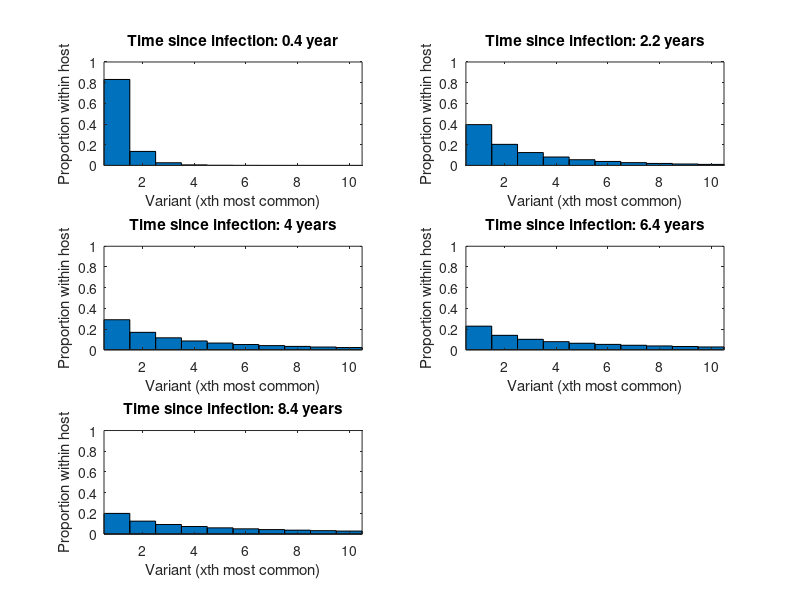

MATLAB code to generate this figure: (Note: this script raises an error after producing the figure.)
clc
clear all
close all

%% This code accompanies the manuscript entitled "Link between the number of virus
%% particles and variants founding new HIV-1 infections depends on the timing of transmission"
%% by Thompson et al. For further information about the paper or this code, please email
%% robin.thompson@chch.ox.ac.uk

%% We request that users cite the original publication when referring to this code or
%% any results generated from it.

%% The intention of this code is not to replicate every figure in the original publication,
%% but is instead to allow readers to experiment with the behaviour of the model under different parameter
%% values. However, by changing the parameter values to match those at each point in the paper, a
%% number of the results in the publication above can be straightforwardly reproduced.


% Please note - this code may take some time to run

% First, we plot the distribution of variants in donors for different times since the
% donor became infected. For default parameters, these are the distributions shown in
% the left column of Fig. 3 of the publication.

maxnvariants = 56;
timesToShow = [0.4 2.2 4 6.4 8.4];
nTimes = length(timesToShow);

variantsByTime = zeros(maxnvariants, nTimes);

for tVal = 1:nTimes
    for str = 1:maxnvariants
        variantsByTime(str, tVal) = gampdf(str, 0.417, timesToShow(tVal)/0.563);
    end
    variantsByTime(:,tVal) = variantsByTime(:,tVal)./sum(variantsByTime(:,tVal));
end

for i = 1:length(timesToShow)
    subplot(3,2,i)
    bar([1:maxnvariants], variantsByTime(:,i), 'barWidth', 1)
    xlim([0.5 10.5])
    ylim([0 1])
    if i == 1
        title([strcat({'Time since infection:'}, {' '}, {num2str(timesToShow(i))}, {' '}, {'year'})])
    else
        title([strcat({'Time since infection:'}, {' '}, {num2str(timesToShow(i))}, {' '}, {'years'})])
    end
    ylabel('Proportion within host')
    xlabel('Variant (xth most common)')
end
figtitleRT('Proportion of each variant in donors (cf Fig 3 of our publication)','fontweight','bold');


% Now we characterise the number of particles available for transmission
% within donors in the population.

% First calculate the proportion of donors with each SPVL in the population

ncVals = [10^2 10^2.5 10^3 10^3.5 10^4 10^4.5 10^5 10^5.5 10^6 10^6.5 10^7]; % The different SPVLs of donors
kappa = 1;
alpha = -3.55;
sigma = 0.78/(sqrt(1 - ((2*alpha^2)/(pi*(1 + alpha^2)))));
mu = 4.74 - (2*sigma*alpha)/(sqrt(2*pi*(1 + alpha^2)));

for i = 1:length(ncVals)
    ncVals(i) = round(ncVals(i));
end

Dmax = 25.4;
Dfifty = 3058;
Dk = 0.41;

g = zeros(length(ncVals), 1);
tauc = zeros(length(ncVals), 1);

for j = 1:length(ncVals)
    nc = ncVals(j);
    g(j) = (2/sigma)*normpdf((log10(ncVals(j)) - mu)/sigma)*normcdf(alpha*(log10(ncVals(j)) - mu)/sigma);
    tauc(j) = Dmax*(Dfifty^Dk)/(nc^Dk + (Dfifty^Dk));
end

taup = 0.24;
taua = 0.75;

g = g./sum(g);

% Now scale the distribution of donors with each SPVL, g(V), by the infectious periods
% of the donors, since the expressions in Fraser et al. (2007) represent numbers of individuals of
% each viral load at seroconversion, rather than absolute numbers of individuals in the population

numIndividualTypes = length(g);
totalOfTimeVals = 0;
for i = 1:numIndividualTypes
    totalOfTimeVals = totalOfTimeVals + taup + tauc(i) + taua;
end

for i = 1:numIndividualTypes
    g(i) = g(i)*(taup + tauc(i) + taua)/totalOfTimeVals;
end

g = g./sum(g);

% Plot the proportion of donors of each SPVL (on a log scale) in the population
figure(2)
subplot(1,3,1)
bar(log10(ncVals), g)
ax = gca;
xtickPreCalc = [log10(ncVals(1)): ((log10(ncVals(length(ncVals))) - log10(ncVals(1)))/5): log10(ncVals(length(ncVals)))];
xtick = zeros(length(xtickPreCalc),1);
for i = 1:length(xtickPreCalc)
    xtick(i) = 10^xtickPreCalc(i);
end
ax.XTick = xtickPreCalc;
ax.XTickLabel = xtick;
xlim([1.5 7.5])
sum(g)
box off
title('Proportion of donors with each SPVL')
xlabel('SPVL')
ylabel('Proportion')

% Plot the length of chronic infection for donors of each SPVL (on a log scale) in the population
figure(2)
subplot(1,3,2)
bar(log10(ncVals), tauc)
ax = gca;
xtickPreCalc = [log10(ncVals(1)): ((log10(ncVals(length(ncVals))) - log10(ncVals(1)))/5): log10(ncVals(length(ncVals)))];
xtick = zeros(length(xtickPreCalc),1);
for i = 1:length(xtickPreCalc)
    xtick(i) = 10^xtickPreCalc(i);
end
ax.XTick = xtickPreCalc;
ax.XTickLabel = xtick;
xlim([1.5 7.5])
sum(g)
box off
title('Length of chronic infection for each SPVL')
xlabel('SPVL')
ylabel('Length of chronic infection (years)')

% Now plot viral load profiles (the number of particles available for transmission
% in donors as a function of time since infection)
Vp = 87173000;
Va = 24004000;

np = round(kappa*Vp);
na = round(kappa*Va);
maxInfectiousPeriod = taup + max(tauc)+ taua;
timestep = 0.1;

figure(2)
subplot(1,3,3)
iValsHere = [2:2:10];
logSPVLsHere = log10(ncVals(iValsHere));
x = colormap(hsv(10));
y = [];

for i = 1:length(logSPVLsHere)
    if i == 2
        y(i) = plot([0 taup], [log10(np) log10(np)], 'Color', 'k');
    else
        y(i) = plot([0 taup], [log10(np) log10(np)], 'Color', x(i,:));
    end
    hold on
    plot([taup taup], [log10(np) logSPVLsHere(i)], 'Color', x(i,:))
    hold on
    plot([taup (taup + tauc(iValsHere(i)))], [logSPVLsHere(i) logSPVLsHere(i)], 'Color', x(i,:))
    hold on
    plot([(taup + tauc(iValsHere(i))) (taup + tauc(iValsHere(i)))], [logSPVLsHere(i) log10(na)], 'Color', x(i,:))
    hold on
    plot([(taup + tauc(iValsHere(i))) (taup + tauc(iValsHere(i)) + taua)], [log10(na) log10(na)], 'Color', x(i,:))
    hold on
    plot([(taup + tauc(iValsHere(i)) + taua) (taup + tauc(iValsHere(i)) + taua)], [log10(na) -5000], 'Color', x(i,:))
    hold on
    plot([(taup + tauc(iValsHere(i)) + taua) (taup + max(tauc) + taua)], [-5000 -5000], 'Color', x(i,:))
end
ylim([1 8])
xlabel('Time since infection (years)')
ylabel('log(Viral load)')
title('Viral load profiles of donors in the population')
figtitleRT('Characterising the number of particles available for transmission in donors (cf Fig 2 of our publication)','fontweight','bold');


% Now we examine various population-scale quantities

p =  4.715*1e-8;  % Probablility of transmission per particle
f = 0.029;  % Fraction of the time when transmission possible

% First, the probability of transmitting n particles vs n

probNoTransmissionPerSexAct = 0;
for j = 1:length(ncVals)
    nc = ncVals(j);
    probNoTransmissionPerSexAct = probNoTransmissionPerSexAct + g(j)*((1 - f) + f*((taup/(taup + tauc(j) + taua))*(1 - p)^np + (tauc(j)/(taup + tauc(j) + taua))*(1 - p)^nc + (taua/(taup + tauc(j) + taua))*(1 - p)^na));
end
probTransmissionPerSexAct = 1 - probNoTransmissionPerSexAct;

probTransmitnparticles = zeros(10^7,1);
threshold = 10^(-6);
n = 1;

while sum((probTransmitnparticles)/(probTransmissionPerSexAct)) < (1 - threshold)
    p0 = 0;
    if mod(n,1000) == 0
        n
    end
    for j = 1:length(ncVals)
        nc = ncVals(j);
        if n <= np
            logBitToAddOn = log(taup/(taup + tauc(j) + taua)) + n*log(p) + (np - n)*log(1-p);
            if np > n
                for z = (np - n + 1):np
                    logBitToAddOn = logBitToAddOn + log(z);
                end
                for z = 1:n
                    logBitToAddOn = logBitToAddOn - log(z);
                end
            end
            p0 = p0 + exp(logBitToAddOn)*g(j)*f;
        end
        if n <= nc
            logBitToAddOn = log(tauc(j)/(taup + tauc(j) + taua)) + n*log(p) + (nc - n)*log(1-p);
            if nc > n
                for z = (nc - n + 1):nc
                    logBitToAddOn = logBitToAddOn + log(z);
                end
                for z = 1:n
                    logBitToAddOn = logBitToAddOn - log(z);
                end
            end
            p0 = p0 + exp(logBitToAddOn)*g(j)*f;
        end
        if n <= na
            logBitToAddOn = log(taua/(taup + tauc(j) + taua)) + n*log(p) + (na - n)*log(1-p);
            if na > n
                for z = (na - n + 1):na
                    logBitToAddOn = logBitToAddOn + log(z);
                end
                for z = 1:n
                    logBitToAddOn = logBitToAddOn - log(z);
                end
            end
            p0 = p0 + exp(logBitToAddOn)*g(j)*f;
        end
    end
    probTransmitnparticles(n) = p0;
    n = n + 1;
end
probTransmitnparticles = probTransmitnparticles(1:(n-1));
probTransmitnparticles = probTransmitnparticles./sum(probTransmitnparticles);

% Now, the probability of transmitting N variants vs N
nparticlesConsidered = length(probTransmitnparticles);
maximumTime = max(taup + tauc + taua);

nTimeSteps = 1000;
timeWindowEdges = [0:maximumTime/nTimeSteps:maximumTime];
timeVals = zeros(nTimeSteps,1);
probTransmitNvariantsGivenTimeTAndTransmitNparticles = zeros(nparticlesConsidered, nTimeSteps, nparticlesConsidered);

disp('Calculating the probability of transmitting N variants')
disp('given a distribution of variants and number of particles')
disp('transmitted. This may take some time...')

timeSinceInfectionBeingCalculated = 0;
for timeV = 1:nTimeSteps
    timeVals(timeV) = (timeWindowEdges(timeV) + timeWindowEdges(timeV + 1))/2;
    
    if timeVals(timeV) > timeSinceInfectionBeingCalculated
        timeSinceInfectionBeingCalculated
        timeSinceInfectionBeingCalculated = timeSinceInfectionBeingCalculated + 1;
    end
    
    probDist = zeros(maxnvariants,1);
    for i = 1:maxnvariants
        probDist(i) = gampdf(i, 0.417, timeVals(timeV)/0.563);
    end
    probDist = probDist/sum(probDist);
    
    nSims = 100000;
    
    for simNo = 1:nSims
        variantIIndicator = zeros(maxnvariants,1);
        for nparticles = 1:nparticlesConsidered
            
            variantPicked = 1;
            variantPickedCount = 0;
            r = rand();
            while r > variantPickedCount
                variantPickedCount = variantPickedCount + probDist(variantPicked);
                variantPicked = variantPicked + 1;
            end
            variantIIndicator(variantPicked - 1) = 1;
            
            nvariantsTransferred = sum(variantIIndicator);
            probTransmitNvariantsGivenTimeTAndTransmitNparticles(nvariantsTransferred, timeV, nparticles) = probTransmitNvariantsGivenTimeTAndTransmitNparticles(nvariantsTransferred, timeV, nparticles) + 1;
            
        end
    end
end
probTransmitNvariantsGivenTimeTAndTransmitNparticles = probTransmitNvariantsGivenTimeTAndTransmitNparticles./nSims;
probTransmitMvariants = zeros(min(maxnvariants, nparticlesConsidered),1);

for M = 1:min(maxnvariants, nparticlesConsidered)
    
    for i = 1:length(ncVals)
        
        integralPrimary = 0;
        for j = 1:nTimeSteps
            if timeVals(j) <= taup
                for nVal = M:min(np, nparticlesConsidered)
                    binomialBit = 1;
                    if np > nVal
                        logBinBit = nVal*log(p) + (np - nVal)*log(1-p);
                        for z = (np - nVal + 1):np
                            logBinBit = logBinBit + log(z);
                        end
                        for z = 1:nVal
                            logBinBit = logBinBit - log(z);
                        end
                        binomialBit = exp(logBinBit);
                    end
                    integralPrimary = integralPrimary + (timeVals(2) - timeVals(1))*probTransmitNvariantsGivenTimeTAndTransmitNparticles(M,j,nVal)*(1/(taup + tauc(i) + taua))*binomialBit;
                end
            end
        end
        
        nc = ncVals(i);
        integralChronic = 0;
        
        for j = 1:nTimeSteps
            
            if ((timeVals(j) > taup) && (timeVals(j) <= (taup + tauc(i))))
                for nVal = M:min(nc, nparticlesConsidered)
                    
                    binomialBit = 1;
                    if nc > nVal
                        logBinBit = nVal*log(p) + (nc - nVal)*log(1-p);
                        for z = (nc - nVal + 1):nc
                            logBinBit = logBinBit + log(z);
                        end
                        for z = 1:nVal
                            logBinBit = logBinBit - log(z);
                        end
                        binomialBit = exp(logBinBit);
                    end
                    integralChronic = integralChronic + (timeVals(2) - timeVals(1))*probTransmitNvariantsGivenTimeTAndTransmitNparticles(M,j,nVal)*(1/(taup + tauc(i) + taua))*binomialBit;
                end
            end
        end
        
        integralPreAids = 0;
        
        for j = 1:nTimeSteps
            if ((timeVals(j) > (taup + tauc(i))) && (timeVals(j) <= (taup + tauc(i) + taua)))
                for nVal = M:min(na, nparticlesConsidered)
                    
                    binomialBit = 1;
                    if na > nVal
                        logBinBit = nVal*log(p) + (na - nVal)*log(1-p);
                        for z = (na - nVal + 1):na
                            logBinBit = logBinBit + log(z);
                        end
                        for z = 1:nVal
                            logBinBit = logBinBit - log(z);
                        end
                        binomialBit = exp(logBinBit);
                    end
                    integralPreAids = integralPreAids + (timeVals(2) - timeVals(1))*probTransmitNvariantsGivenTimeTAndTransmitNparticles(M,j,nVal)*(1/(taup + tauc(i) + taua))*binomialBit;
                end
            end
        end
        
        probTransmitMvariants(M) = probTransmitMvariants(M) + g(i)*(integralPrimary + integralChronic + integralPreAids);
        
    end
end
probTransmitMvariants = probTransmitMvariants/sum(probTransmitMvariants);

probMultivariantTransmission = 1 - probTransmitMvariants(1);

figure(3)
bar(probTransmitMvariants, 'barWidth', 1, 'FaceColor', [0.2 0.2 0.5])
hold on
bar(probTransmitnparticles, 'barWidth', 0.5, 'FaceColor', [0 0.7 0.7])
xlim([0.5 16.5])
title('Probability of transmitting n particles (teal)/N variants (blue)')
xlabel('Number (n/N)')
ylabel('Probability')
ylim([0 1])
figtitleRT('The numbers of particles and variants transmitted (cf top left panel of Fig 4 of our publication)','fontweight','bold');

% Now, the joint probability distribution of transmitting N variants and n particles
probTransmitMvariantsAndNparticles = zeros(min(maxnvariants, nparticlesConsidered), nparticlesConsidered);
probTransmitMvariantsAndNparticlesPrimary = zeros(min(maxnvariants, nparticlesConsidered), nparticlesConsidered);
probTransmitMvariantsAndNparticlesChronic = zeros(min(maxnvariants, nparticlesConsidered), nparticlesConsidered);
probTransmitMvariantsAndNparticlesPreAIDS = zeros(min(maxnvariants, nparticlesConsidered), nparticlesConsidered);

for nVal = 1:nparticlesConsidered
    for M = 1:min(maxnvariants, nparticlesConsidered)
        for i = 1:length(ncVals)
            
            integralPrimary = 0;
            for j = 1:nTimeSteps
                if timeVals(j) <= taup
                    if nVal >= M && nVal <= min(np, nparticlesConsidered)
                        binomialBit = 1;
                        if np > nVal
                            logBinBit = nVal*log(p) + (np - nVal)*log(1-p);
                            for z = (np - nVal + 1):np
                                logBinBit = logBinBit + log(z);
                            end
                            for z = 1:nVal
                                logBinBit = logBinBit - log(z);
                            end
                            binomialBit = exp(logBinBit);
                        end
                        integralPrimary = integralPrimary + (timeVals(2) - timeVals(1))*probTransmitNvariantsGivenTimeTAndTransmitNparticles(M,j,nVal)*(1/(taup + tauc(i) + taua))*binomialBit;
                    end
                end
            end
            
            nc = ncVals(i);
            integralChronic = 0;
            
            for j = 1:nTimeSteps
                if ((timeVals(j) > taup) && (timeVals(j) <= (taup + tauc(i))))
                    if (nVal >= M) && (nVal <= min(nc, nparticlesConsidered))
                        
                        binomialBit = 1;
                        if nc > nVal
                            logBinBit = nVal*log(p) + (nc - nVal)*log(1-p);
                            for z = (nc - nVal + 1):nc
                                logBinBit = logBinBit + log(z);
                            end
                            for z = 1:nVal
                                logBinBit = logBinBit - log(z);
                            end
                            binomialBit = exp(logBinBit);
                        end
                        integralChronic = integralChronic + (timeVals(2) - timeVals(1))*probTransmitNvariantsGivenTimeTAndTransmitNparticles(M,j,nVal)*(1/(taup + tauc(i) + taua))*binomialBit;
                    end
                end
            end
            
            integralPreAids = 0;
            
            for j = 1:nTimeSteps
                if ((timeVals(j) > (taup + tauc(i))) && (timeVals(j) <= (taup + tauc(i) + taua)))
                    if (nVal >= M) && (nVal <= min(na, nparticlesConsidered))
                        binomialBit = 1;
                        if na > nVal
                            logBinBit = nVal*log(p) + (na - nVal)*log(1-p);
                            for z = (na - nVal + 1):na
                                logBinBit = logBinBit + log(z);
                            end
                            for z = 1:nVal
                                logBinBit = logBinBit - log(z);
                            end
                            binomialBit = exp(logBinBit);
                        end
                        integralPreAids = integralPreAids + (timeVals(2) - timeVals(1))*probTransmitNvariantsGivenTimeTAndTransmitNparticles(M,j,nVal)*(1/(taup + tauc(i) + taua))*binomialBit;
                    end
                end
            end
            
            probTransmitMvariantsAndNparticles(M,nVal) = probTransmitMvariantsAndNparticles(M,nVal) + g(i)*(integralPrimary + integralChronic + integralPreAids);
            probTransmitMvariantsAndNparticlesPrimary(M,nVal) = probTransmitMvariantsAndNparticlesPrimary(M,nVal) + g(i)*(integralPrimary);
            probTransmitMvariantsAndNparticlesChronic(M,nVal) = probTransmitMvariantsAndNparticlesChronic(M,nVal) + g(i)*(integralChronic);
            probTransmitMvariantsAndNparticlesPreAIDS(M,nVal) = probTransmitMvariantsAndNparticlesPreAIDS(M,nVal) + g(i)*(integralPreAids);
        end
    end
end

probTransmitMvariantsAndNparticles = probTransmitMvariantsAndNparticles./(sum(sum(probTransmitMvariantsAndNparticles)));
probTransmitMvariantsAndNparticlesPrimary = probTransmitMvariantsAndNparticlesPrimary./(sum(sum(probTransmitMvariantsAndNparticles)));
probTransmitMvariantsAndNparticlesChronic = probTransmitMvariantsAndNparticlesChronic./(sum(sum(probTransmitMvariantsAndNparticles)));
probTransmitMvariantsAndNparticlesPreAIDS = probTransmitMvariantsAndNparticlesPreAIDS./(sum(sum(probTransmitMvariantsAndNparticles)));

figure(4)
for i = 1:min(maxnvariants, nparticlesConsidered)
    for j = 1:nparticlesConsidered
        if probTransmitMvariantsAndNparticles(i,j) > 0
            hold on
            plot([j],[i],'o',...
                'MarkerEdgeColor','k',...
                'MarkerFaceColor',[.49 1 .63],...
                'MarkerSize', 55*sqrt(probTransmitMvariantsAndNparticles(i,j)))
        end
    end
end
title('The joint probability distribution for the numbers of particles and variants founding new infections')
xlabel('Number of particles')
ylabel('Number of variants')
figtitleRT('The numbers of particles and variants transmitted (cf top middle panel of Fig 4 of our publication)','fontweight','bold');


% Now the distributions of particles and variants transmitted when the donor is in early infection (donor infected for less than 2 years)
probTransmitMvariantsAndNparticlesFirstTwoYears = zeros(min(maxnvariants, nparticlesConsidered), nparticlesConsidered);

for nVal = 1:nparticlesConsidered
    for M = 1:min(maxnvariants, nparticlesConsidered)
        for i = 1:length(ncVals)
            
            integralPrimary = 0;
            for j = 1:nTimeSteps
                if ((timeVals(j) > 0) && (timeVals(j) <= 2))
                    if timeVals(j) <= taup
                        if nVal >= M && nVal <= min(np, nparticlesConsidered)
                            
                            binomialBit = 1;
                            if np > nVal
                                logBinBit = nVal*log(p) + (np - nVal)*log(1-p);
                                for z = (np - nVal + 1):np
                                    logBinBit = logBinBit + log(z);
                                end
                                for z = 1:nVal
                                    logBinBit = logBinBit - log(z);
                                end
                                binomialBit = exp(logBinBit);
                            end
                            integralPrimary = integralPrimary + (timeVals(2) - timeVals(1))*probTransmitNvariantsGivenTimeTAndTransmitNparticles(M,j,nVal)*(1/(taup + tauc(i) + taua))*binomialBit;
                        end
                    end
                end
            end
            
            nc = ncVals(i);
            integralChronic = 0;
            
            for j = 1:nTimeSteps
                if min(2, taup) < min(taup + tauc(i), 2)
                    if ((timeVals(j) > min(2, taup)) && (timeVals(j) <= (min(taup + tauc(i), 2)))) 
                        if ((timeVals(j) > taup) && (timeVals(j) <= (taup + tauc(i))))
                            if (nVal >= M) && (nVal <= min(nc, nparticlesConsidered))
                                binomialBit = 1;
                                if nc > nVal
                                    logBinBit = nVal*log(p) + (nc - nVal)*log(1-p);
                                    for z = (nc - nVal + 1):nc
                                        logBinBit = logBinBit + log(z);
                                    end
                                    for z = 1:nVal
                                        logBinBit = logBinBit - log(z);
                                    end
                                    binomialBit = exp(logBinBit);
                                end
                                integralChronic = integralChronic + (timeVals(2) - timeVals(1))*probTransmitNvariantsGivenTimeTAndTransmitNparticles(M,j,nVal)*(1/(taup + tauc(i) + taua))*binomialBit;
                            end
                        end
                    end
                end
            end
            
            integralPreAids = 0;
            for j = 1:nTimeSteps
                if 2 > min(taup + tauc(i) + taua, 2)
                    if ((timeVals(j) > min(taup + tauc(i) + taua, 2)) && (timeVals(j) <= (2)))
                        if ((timeVals(j) > (taup + tauc(i))) && (timeVals(j) <= (taup + tauc(i) + taua)))
                            if (nVal >= M) && (nVal <= min(na, nparticlesConsidered))
                                binomialBit = 1;
                                if na > nVal
                                    logBinBit = nVal*log(p) + (na - nVal)*log(1-p);
                                    for z = (na - nVal + 1):na
                                        logBinBit = logBinBit + log(z);
                                    end
                                    for z = 1:nVal
                                        logBinBit = logBinBit - log(z);
                                    end
                                    binomialBit = exp(logBinBit);
                                end
                                integralPreAids = integralPreAids + (timeVals(2) - timeVals(1))*probTransmitNvariantsGivenTimeTAndTransmitNparticles(M,j,nVal)*(1/(taup + tauc(i) + taua))*binomialBit;
                            end
                        end
                    end
                end
            end
            
            probTransmitMvariantsAndNparticlesFirstTwoYears(M,nVal) = probTransmitMvariantsAndNparticlesFirstTwoYears(M,nVal) + g(i)*(integralPrimary + integralChronic + integralPreAids);
            
        end
    end
end

probTransmitMvariantsAndNparticlesFirstTwoYears = probTransmitMvariantsAndNparticlesFirstTwoYears./(sum(sum(probTransmitMvariantsAndNparticlesFirstTwoYears)));

probTransmitMvariantsFirstTwoYears = sum(transpose(probTransmitMvariantsAndNparticlesFirstTwoYears));
probTransmitnparticlesFirstTwoYears = sum(probTransmitMvariantsAndNparticlesFirstTwoYears);
figure(5)
bar(probTransmitMvariantsFirstTwoYears, 'barWidth', 1, 'FaceColor', [0.2 0.2 0.5])
hold on
bar(probTransmitnparticlesFirstTwoYears, 'barWidth', 0.5, 'FaceColor', [0 0.7 0.7])
xlim([0.5 16.5])
xlabel('Number (n/N)')
ylabel('Probability')
title({'Probability distributions for the number of particles (teal)/variants (blue)'; 'transmitted, for donors in the first two years of infection'})
figtitleRT('The numbers of particles and variants transmitted in early infection (cf top right panel of Fig 4 of our publication)','fontweight','bold');


% Now, the probability that a randomly chosen infection is with M variants and arises from a donor with each SPVL

probTransmitMvariantsAndSPVLx = zeros(min(maxnvariants, nparticlesConsidered), length(g));
for nVal = 1:nparticlesConsidered
    for M = 1:min(maxnvariants, nparticlesConsidered)
        for i = 1:length(ncVals)
            
            integralPrimary = 0;
            
            for j = 1:nTimeSteps
                if timeVals(j) <= taup
                    if nVal >= M && nVal <= min(np, nparticlesConsidered)
                        binomialBit = 1;
                        if np > nVal
                            logBinBit = nVal*log(p) + (np - nVal)*log(1-p);
                            for z = (np - nVal + 1):np
                                logBinBit = logBinBit + log(z);
                            end
                            for z = 1:nVal
                                logBinBit = logBinBit - log(z);
                            end
                            binomialBit = exp(logBinBit);
                        end
                        integralPrimary = integralPrimary + (timeVals(2) - timeVals(1))*probTransmitNvariantsGivenTimeTAndTransmitNparticles(M,j,nVal)*(1/(taup + tauc(i) + taua))*binomialBit;
                    end
                end
            end
            
            nc = ncVals(i);
            integralChronic = 0;
            
            for j = 1:nTimeSteps
                if ((timeVals(j) > taup) && (timeVals(j) <= (taup + tauc(i))))
                    if (nVal >= M) && (nVal <= min(nc, nparticlesConsidered))
                        binomialBit = 1;
                        if nc > nVal
                            logBinBit = nVal*log(p) + (nc - nVal)*log(1-p);
                            for z = (nc - nVal + 1):nc
                                logBinBit = logBinBit + log(z);
                            end
                            for z = 1:nVal
                                logBinBit = logBinBit - log(z);
                            end
                            binomialBit = exp(logBinBit);
                        end
                        integralChronic = integralChronic + (timeVals(2) - timeVals(1))*probTransmitNvariantsGivenTimeTAndTransmitNparticles(M,j,nVal)*(1/(taup + tauc(i) + taua))*binomialBit;
                    end
                end
            end
            
            integralPreAids = 0;
            
            for j = 1:nTimeSteps
                if ((timeVals(j) > (taup + tauc(i))) && (timeVals(j) <= (taup + tauc(i) + taua)))
                    if (nVal >= M) && (nVal <= min(na, nparticlesConsidered))
                        binomialBit = 1;
                        if na > nVal
                            logBinBit = nVal*log(p) + (na - nVal)*log(1-p);
                            for z = (na - nVal + 1):na
                                logBinBit = logBinBit + log(z);
                            end
                            for z = 1:nVal
                                logBinBit = logBinBit - log(z);
                            end
                            binomialBit = exp(logBinBit);
                        end
                        integralPreAids = integralPreAids + (timeVals(2) - timeVals(1))*probTransmitNvariantsGivenTimeTAndTransmitNparticles(M,j,nVal)*(1/(taup + tauc(i) + taua))*binomialBit;
                    end
                end
            end
            
            probTransmitMvariantsAndSPVLx(M,i) = probTransmitMvariantsAndSPVLx(M,i) + g(i)*(integralPrimary + integralChronic + integralPreAids);
            
        end
    end
end

probTransmitMvariantsAndSPVLx = probTransmitMvariantsAndSPVLx./(sum(sum(probTransmitMvariantsAndSPVLx)));

figure(6)
for i = 1:min(maxnvariants, nparticlesConsidered)
    for j = 1:length(g)
        if probTransmitMvariantsAndSPVLx(i,j) > 0
            hold on
            plot([j],[i],'o',...
                'MarkerEdgeColor','k',...
                'MarkerFaceColor',[.49 1 .63],...
                'MarkerSize', 55*sqrt(probTransmitMvariantsAndSPVLx(i,j)))
        end
    end
end
title({'The joint probability distribution for the numbers of'; 'particles founding new infections and donor SPVL'})
xlabel('Donor log(SPVL)')
xticklabels({'2','2.5','3','3.5','4','4.5','5','5.5','6','6.5','7'})
ylabel('Number of variants')
figtitleRT('The relationship between the numbers of particles transmitted and donor SPVL (cf top left panel of Fig 5 of our publication)','fontweight','bold');

% Probability of transmission vs SPVL
probNoTransmission = zeros(length(g),1);
for i = 1:length(g)
    nc = ncVals(i);
    probNoTransmission(i) = (1 - f) + f*((taup/(taup + tauc(i) + taua))*(1 - p)^(np) + (tauc(i)/(taup + tauc(i) + taua))*(1 - p)^(nc) + (taua/(taup + tauc(i) + taua))*(1 - p)^(na));
end
figure(7)
subplot(2,2,1)
bar(1 - probNoTransmission, 'barWidth', 1)
xlim([0.5 11.5])
title('Probability of transmission vs SPVL')
xlabel('Donor log(SPVL)')
ylabel('Probability of transmission per sex act')
xticklabels({'2','2.5','3','3.5','4','4.5','5','5.5','6','6.5','7'})

% Probability a randomly chosen infection comes from each SPVL
probInfectionFromEachSPVL = g.*(1 - probNoTransmission);
probInfectionFromEachSPVL = probInfectionFromEachSPVL./sum(probInfectionFromEachSPVL);
figure(7)
subplot(2,2,2)
bar(probInfectionFromEachSPVL, 'barWidth', 1)
xlim([0.5 11.5])
title({'Probability a randomly chosen'; 'infection comes from each SPVL'})
xlabel('Donor log(SPVL)')
ylabel({'Probability randomly chosen','transmission arose from SPVL x'})
xticklabels({'2','2.5','3','3.5','4','4.5','5','5.5','6','6.5','7'})

% Probability a transmission from each SPVL is multi-variant
probTransmissionSPVLXMultivariant = zeros(length(g),1);
for i = 1:11
    probTransmissionSPVLXMultivariant(i) = 1 - (sum(probTransmitMvariantsAndSPVLx(1,i))/sum(probTransmitMvariantsAndSPVLx(:,i)));
end
figure(7)
subplot(2,2,3)
bar(probTransmissionSPVLXMultivariant, 'barWidth', 1)
hold on
plot([0 12], [0.3 0.3], 'k--')
xlim([0.5 11.5])
title({'Probability a transmission from a donor'; 'with each SPVL is multi-variant'})
xlabel('Donor log(SPVL)')
ylabel('Probability infection is multi-variant')
xticklabels({'2','2.5','3','3.5','4','4.5','5','5.5','6','6.5','7'})

% Probability a randomly chosen multi variant transmission arose from SPVL x
probRandomInfectionCameFromEachSPVL = probInfectionFromEachSPVL.*probTransmissionSPVLXMultivariant;
figure(7)
subplot(2,2,4)
bar(probRandomInfectionCameFromEachSPVL./sum(probRandomInfectionCameFromEachSPVL), 'barWidth', 1)
xlim([0.5 11.5])
title({'Probability a randomly chosen multi-variant'; 'transmission arose from each SPVL'})
xlabel('Donor log(SPVL)')
ylabel({'Probability randomly chosen multi-'; 'variant transmission arose from SPVL x'})
xticklabels({'2','2.5','3','3.5','4','4.5','5','5.5','6','6.5','7'})
figtitleRT('The relationship between multi-variant transmissions and donor SPVL (cf Fig 5 of our publication)','fontweight','bold');





























function [ fth ] = figtitleRT(titlestring,varargin)
% Adding titles to figure with several subplots,
% based on code by Chad A. Greene of the University of Texas at Austin
hca = gca; 
fontsize = get(hca,'fontsize'); 
h = axes('position',[0 0 1 1],'units','normalized');
axes('Units','normalized',...
    'Position',[0 0 1 1],...
    'Visible','off',...
    'XTick',[],...
    'YTick',[],...
    'Box','off');
fth = text(.5,1,titlestring,...
    'units','normalized',...
    'horizontalalignment','center',...
    'verticalalignment','top',...
    'fontsize',fontsize+2); 
if nargin>1
    set(fth,varargin{:});
end
delete(h)
set(gcf,'CurrentAxes',hca,'name',titlestring); 
if nargout==0
    clear fth; 
end
end
